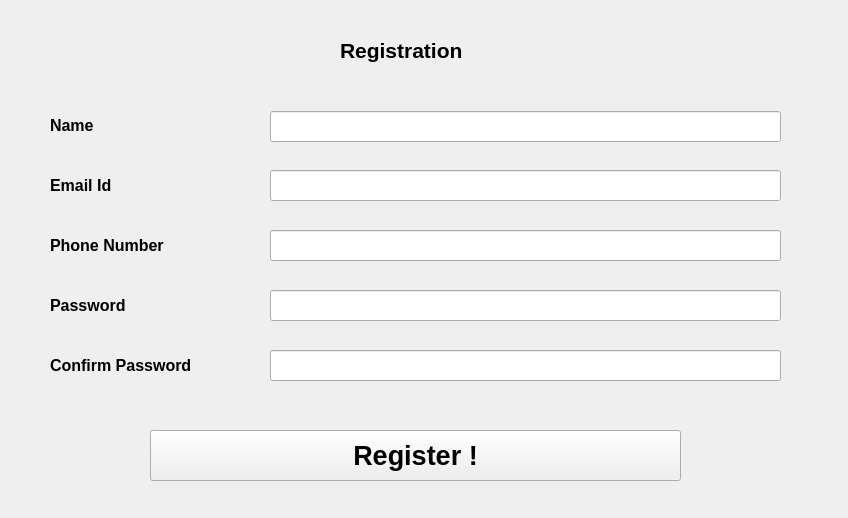
<?xml version="1.0" encoding="UTF-8"?>
<ui version="4.0">
 <class>registration</class>
 <widget class="QMainWindow" name="registration">
  <property name="geometry">
   <rect>
    <x>0</x>
    <y>0</y>
    <width>848</width>
    <height>518</height>
   </rect>
  </property>
  <property name="windowTitle">
   <string>MainWindow</string>
  </property>
  <widget class="QWidget" name="regisWidget">
   <widget class="QLabel" name="heading_label">
    <property name="geometry">
     <rect>
      <x>340</x>
      <y>30</y>
      <width>171</width>
      <height>41</height>
     </rect>
    </property>
    <property name="text">
     <string>&lt;html&gt;&lt;head/&gt;&lt;body&gt;&lt;p&gt;&lt;span style=&quot; font-size:16pt; font-weight:600;&quot;&gt;Registration&lt;/span&gt;&lt;/p&gt;&lt;/body&gt;&lt;/html&gt;</string>
    </property>
   </widget>
   <widget class="QLabel" name="name_label">
    <property name="geometry">
     <rect>
      <x>50</x>
      <y>110</y>
      <width>61</width>
      <height>31</height>
     </rect>
    </property>
    <property name="text">
     <string>&lt;html&gt;&lt;head/&gt;&lt;body&gt;&lt;p&gt;&lt;span style=&quot; font-size:12pt; font-weight:600;&quot;&gt;Name&lt;/span&gt;&lt;/p&gt;&lt;/body&gt;&lt;/html&gt;</string>
    </property>
   </widget>
   <widget class="QLabel" name="emailid_label">
    <property name="geometry">
     <rect>
      <x>50</x>
      <y>170</y>
      <width>91</width>
      <height>31</height>
     </rect>
    </property>
    <property name="text">
     <string>&lt;html&gt;&lt;head/&gt;&lt;body&gt;&lt;p&gt;&lt;span style=&quot; font-size:12pt; font-weight:600;&quot;&gt;Email Id&lt;/span&gt;&lt;/p&gt;&lt;/body&gt;&lt;/html&gt;</string>
    </property>
   </widget>
   <widget class="QLabel" name="phoneno_label">
    <property name="geometry">
     <rect>
      <x>50</x>
      <y>230</y>
      <width>151</width>
      <height>31</height>
     </rect>
    </property>
    <property name="text">
     <string>&lt;html&gt;&lt;head/&gt;&lt;body&gt;&lt;p&gt;&lt;span style=&quot; font-size:12pt; font-weight:600;&quot;&gt;Phone Number&lt;/span&gt;&lt;/p&gt;&lt;/body&gt;&lt;/html&gt;</string>
    </property>
   </widget>
   <widget class="QLabel" name="phoneno_label_2">
    <property name="geometry">
     <rect>
      <x>50</x>
      <y>290</y>
      <width>101</width>
      <height>31</height>
     </rect>
    </property>
    <property name="text">
     <string>&lt;html&gt;&lt;head/&gt;&lt;body&gt;&lt;p&gt;&lt;span style=&quot; font-size:12pt; font-weight:600;&quot;&gt;Password&lt;/span&gt;&lt;/p&gt;&lt;/body&gt;&lt;/html&gt;</string>
    </property>
   </widget>
   <widget class="QLabel" name="phoneno_label_3">
    <property name="geometry">
     <rect>
      <x>50</x>
      <y>350</y>
      <width>191</width>
      <height>31</height>
     </rect>
    </property>
    <property name="text">
     <string>&lt;html&gt;&lt;head/&gt;&lt;body&gt;&lt;p&gt;&lt;span style=&quot; font-size:12pt; font-weight:600;&quot;&gt;Confirm Password&lt;/span&gt;&lt;/p&gt;&lt;/body&gt;&lt;/html&gt;</string>
    </property>
   </widget>
   <widget class="QLineEdit" name="name_field">
    <property name="geometry">
     <rect>
      <x>270</x>
      <y>111</y>
      <width>511</width>
      <height>31</height>
     </rect>
    </property>
   </widget>
   <widget class="QLineEdit" name="emailid_field">
    <property name="geometry">
     <rect>
      <x>270</x>
      <y>170</y>
      <width>511</width>
      <height>31</height>
     </rect>
    </property>
   </widget>
   <widget class="QLineEdit" name="phoneno_field">
    <property name="geometry">
     <rect>
      <x>270</x>
      <y>230</y>
      <width>511</width>
      <height>31</height>
     </rect>
    </property>
   </widget>
   <widget class="QLineEdit" name="password_field">
    <property name="geometry">
     <rect>
      <x>270</x>
      <y>290</y>
      <width>511</width>
      <height>31</height>
     </rect>
    </property>
   </widget>
   <widget class="QLineEdit" name="confirmpassword_field">
    <property name="geometry">
     <rect>
      <x>270</x>
      <y>350</y>
      <width>511</width>
      <height>31</height>
     </rect>
    </property>
   </widget>
   <widget class="QPushButton" name="pushButton">
    <property name="geometry">
     <rect>
      <x>150</x>
      <y>430</y>
      <width>531</width>
      <height>51</height>
     </rect>
    </property>
    <property name="font">
     <font>
      <pointsize>20</pointsize>
      <weight>75</weight>
      <bold>true</bold>
     </font>
    </property>
    <property name="text">
     <string>Register !</string>
    </property>
   </widget>
  </widget>
 </widget>
 <resources/>
 <connections/>
</ui>
